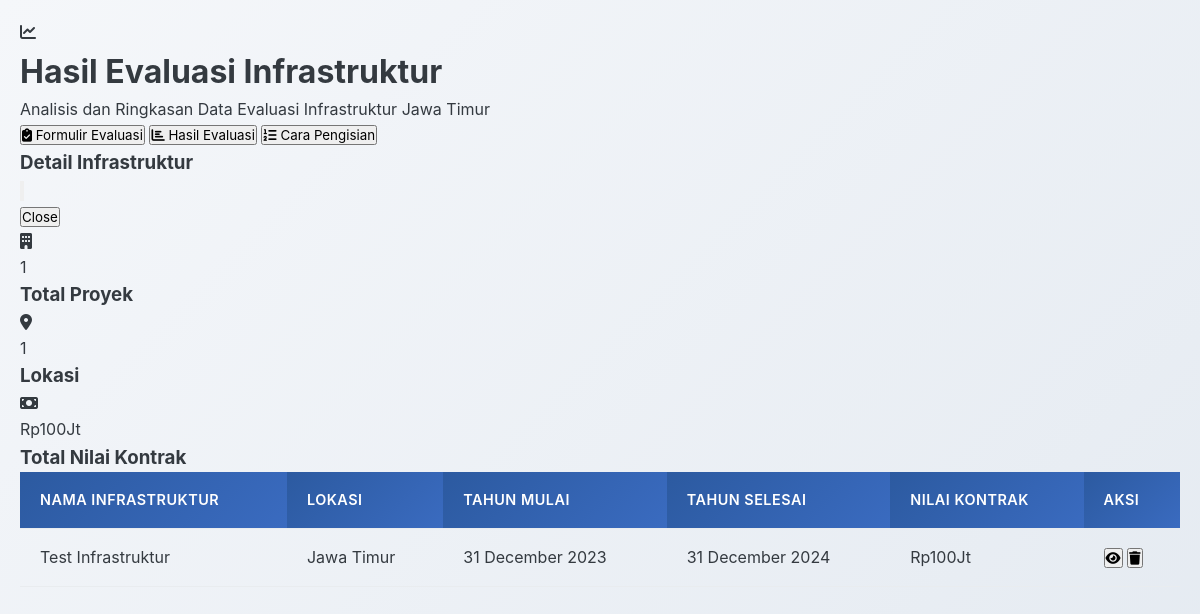
Screenshot of /hasil.php with the database file from the repository.
### tables this page shows
CREATE TABLE IF NOT EXISTS `infrastruktur` (
  `id` int NOT NULL AUTO_INCREMENT,
  `nama_infra` varchar(255) DEFAULT NULL,
  `lokasi_infra` varchar(255) DEFAULT NULL,
  `nilai_kontrak` varchar(255) DEFAULT NULL,
  `tahun_mulai` varchar(255) DEFAULT NULL,
  `tahun_selesai` varchar(255) DEFAULT NULL,
  PRIMARY KEY (`id`)
);

### utils.php (called while the page is built)
<?php
function formatRupiahSingkat($angka)
{
    if ($angka >= 1000000000) {
        $hasil = number_format($angka / 1000000000, 1) . 'M';
    } elseif ($angka >= 1000000) {
        $hasil = number_format($angka / 1000000, 1) . 'Jt';
    } elseif ($angka >= 1000) {
        $hasil = number_format($angka / 1000, 1) . 'Rb';
    } else {
        $hasil = number_format($angka, 0);
    }
    $hasil = str_replace('.0', '', $hasil);
    return $hasil;
}

### hasil.php (the view, shortened to what this page needs)
<?php
require_once 'db.php';
require_once 'utils.php';
$title = 'Hasil Evaluasi Infrastruktur';
$subtitle = 'Analisis dan Ringkasan Data Evaluasi Infrastruktur Jawa Timur';
$active = 'hasil';
$icon = 'chart-line';
$stmt = $conn->prepare('select * from infrastruktur');
$stmt->execute();
$infrastruktur = $stmt->fetchAll(PDO::FETCH_ASSOC);
$stmt = $conn->query('select count(*) as total from infrastruktur');
$infrastrukturCount = $stmt->fetch(PDO::FETCH_ASSOC);
$stmt = $conn->query('select distinct count(lokasi_infra) as total from infrastruktur');
$infrastrukturLokasiCount = $stmt->fetch(PDO::FETCH_ASSOC);
$stmt = $conn->query('select sum(nilai_kontrak) as total from infrastruktur');
$infrastrukturNilaiKontrakCount = $stmt->fetch(PDO::FETCH_ASSOC);
?>
<div id="detail-modal" tabindex="-1" aria-hidden="true" class="hidden overflow-y-auto overflow-x-hidden fixed top-0 right-0 left-0 z-50 justify-center items-center w-full md:inset-0 h-[calc(100%-1rem)] max-h-full">
    <div class="relative p-4 w-full max-w-6xl max-h-full">
        <div class="relative bg-white rounded-lg shadow-sm dark:bg-gray-800">
            <div class="flex items-center justify-between p-4 md:p-5 border-b rounded-t dark:border-gray-600 border-gray-200">
                <h3 class="text-xl font-semibold text-gray-900 dark:text-white">
                    Detail Infrastruktur
                </h3>
                <button type="button" class="text-gray-400 bg-transparent hover:bg-gray-200 hover:text-gray-900 rounded-lg text-sm w-8 h-8 ms-auto inline-flex justify-center items-center dark:hover:bg-gray-600 dark:hover:text-white" data-modal-hide="detail-modal">
                </button>
            </div>
            <div class="flex items-center p-4 md:p-5 border-t border-gray-200 rounded-b dark:border-gray-600">
                <button data-modal-hide="detail-modal" type="button" class="text-white bg-blue-700 hover:bg-blue-800 focus:ring-4 focus:outline-none focus:ring-blue-300 font-medium rounded-lg text-sm px-5 py-2.5 text-center dark:bg-blue-600 dark:hover:bg-blue-700 dark:focus:ring-blue-800">Close</button>
            </div>
        </div>
    </div>
</div>
<div class="space-y-6">
    <div class="grid grid-cols-1 md:grid-cols-3 gap-4">
        <div class="bg-white border-l-4 border-l-blue-500! border border-gray-200 rounded-lg shadow-sm dark:bg-gray-800 dark:border-gray-700 flex flex-col items-center gap-4 p-4">
            <i class="fas fa-building text-blue-500 text-4xl"></i>
            <p class="dark:text-white text-4xl font-bold"><?= $infrastrukturCount['total'] ?></p>
            <h3 class="font-semibold text-gray-900 dark:text-white">
                Total Proyek
            </h3>
        </div>
        <div class="bg-white border-l-4 border-l-blue-500! border border-gray-200 rounded-lg shadow-sm dark:bg-gray-800 dark:border-gray-700 flex flex-col items-center gap-4 p-4">
            <i class="fas fa-map-marker-alt text-blue-500 text-4xl"></i>
            <p class="dark:text-white text-4xl font-bold"><?= $infrastrukturLokasiCount['total'] ?></p>
            <h3 class="font-semibold text-gray-900 dark:text-white">
                Lokasi
            </h3>
        </div>
        <div class="bg-white border-l-4 border-l-blue-500! border border-gray-200 rounded-lg shadow-sm dark:bg-gray-800 dark:border-gray-700 flex flex-col items-center gap-4 p-4">
            <i class="fas fa-money-bill text-blue-500 text-4xl"></i>
            <p class="dark:text-white text-4xl font-bold">Rp<?= formatRupiahSingkat($infrastrukturNilaiKontrakCount['total'] ?? 0, 0, ',', '.') ?></p>
            <h3 class="font-semibold text-gray-900 dark:text-white">
                Total Nilai Kontrak
            </h3>
        </div>
    </div>
    <div class="overflow-auto bg-white border border-gray-200 rounded-lg shadow-sm dark:bg-gray-800 dark:border-gray-700 flex flex-col gap-4">
        <table class="border border-collapse w-full text-sm text-left rtl:text-right dark:text-gray-400">
            <thead class="text-xs [&_th]:uppercase [&_th]:text-white md:[&_th]:border [&_th]:border-blue-900 [&_th]:dark:border-gray-700 bg-blue-700 dark:bg-gray-700 dark:text-gray-200">
                <tr>
                    <th class="px-6 py-3">Nama Infrastruktur</th>
                    <th class="px-6 py-3">Lokasi</th>
                    <th class="px-6 py-3">Tahun Mulai</th>
                    <th class="px-6 py-3">Tahun Selesai</th>
                    <th class="px-6 py-3">Nilai Kontrak</th>
                    <th class="px-6 py-3">Aksi</th>
                </tr>
            </thead>
            <tbody>
                <?php foreach ($infrastruktur as $infrastruktur): ?>
                    <tr class="bg-white border-b dark:bg-gray-800 dark:border-gray-700">
                        <td class="px-6 py-4"><?= $infrastruktur['nama_infra'] ?></td>
                        <td class="px-6 py-4"><?= $infrastruktur['lokasi_infra'] ?></td>
                        <td class="px-6 py-4"><?= date('d F Y', strtotime($infrastruktur['tahun_mulai'])) ?></td>
                        <td class="px-6 py-4"><?= date('d F Y', strtotime($infrastruktur['tahun_selesai'])) ?></td>
                        <td class="px-6 py-4">Rp<?= formatRupiahSingkat($infrastruktur['nilai_kontrak'], 0, ',', '.') ?></td>
                        <td class="px-6 py-4">
                            <div class="flex gap-1">
                                <button class="text-white bg-blue-700 hover:bg-blue-800 focus:ring-4 focus:outline-none focus:ring-blue-300 font-medium rounded-lg text-sm justify-center items-center text-center inline-flex dark:bg-blue-600 dark:hover:bg-blue-700 dark:focus:ring-blue-800 aspect-square w-8 h-8" onclick="showModal(<?= $infrastruktur['id'] ?>)" title="Lihat Detail" data-modal-target="detail-modal" data-modal-toggle="detail-modal">
                                    <i class="fas fa-eye"></i>
                                </button>
                                <button class="focus:outline-none text-white bg-red-700 hover:bg-red-800 focus:ring-4 focus:ring-red-300 font-medium rounded-lg text-sm dark:bg-red-600 dark:hover:bg-red-700 dark:focus:ring-red-900 aspect-square w-8 h-8" onclick="confirmDelete(<?= $infrastruktur['id'] ?>)" title="Hapus Data">
                                    <i class="fas fa-trash"></i>
                                </button>
                            </div>
                        </td>
                    </tr>
                <?php endforeach; ?>
            </tbody>
        </table>
    </div>
</div>
<?php
$content = ob_get_clean();
include 'layout.php';

### layout.php (shortened to what this page needs)
<!DOCTYPE html>
<html lang="en">
<head>
    <link rel="stylesheet" href="https://cdnjs.cloudflare.com/ajax/libs/font-awesome/6.4.0/css/all.min.css">
    <link href="./dist/style.css" rel="stylesheet">
</head>
<body class="bg-gray-100 dark:bg-gray-900">
    <main class="max-w-[1400px] overflow-hidden w-full mx-auto p-5 space-y-4">
        <header>
            <div class="rounded-2xl p-8 bg-gradient-to-r from-blue-700 to-blue-900 flex flex-col md:flex-row  gap-4 items-center">
                <div class="bg-white/30 rounded-full h-20 w-20 flex items-center justify-center">
                    <i class="fas fa-<?= $icon ?> text-4xl text-white"></i>
                </div>
                <div class="flex flex-col gap-4 text-center md:text-start">
                    <h1 class="text-white text-4xl font-bold"><?= $title ?></h1>
                    <p class="description text-white text-lg"><?= $subtitle ?></p>
                </div>
            </div>
        </header>
        <nav>
            <div class="p-2 shadow-lg rounded-lg grid grid-cols-1 md:grid-cols-3 gap-2 bg-white dark:bg-gray-800">
                <button type="button" class="<?= $active == 'index' ? 'flex items-center gap-2 justify-center text-white bg-blue-700 hover:bg-blue-800 focus:ring-4 focus:ring-blue-300 font-medium rounded-lg text-sm px-5 py-2.5 dark:bg-blue-600 dark:hover:bg-blue-700 focus:outline-none dark:focus:ring-blue-800' : 'text-gray-900 bg-white border border-gray-300 focus:outline-none hover:bg-gray-100 focus:ring-4 focus:ring-gray-100 font-medium rounded-lg text-sm px-5 py-2.5 dark:bg-gray-800 dark:text-white dark:border-gray-600 dark:hover:bg-gray-700 dark:hover:border-gray-600 dark:focus:ring-gray-700' ?>" onclick="window.location.href='index.php'">
                    <i class="fas fa-clipboard-check"></i>
                    <span>Formulir Evaluasi</span>
                </button>
                <button type="button" class="<?= $active == 'hasil' ? 'flex items-center gap-2 justify-center text-white bg-blue-700 hover:bg-blue-800 focus:ring-4 focus:ring-blue-300 font-medium rounded-lg text-sm px-5 py-2.5 dark:bg-blue-600 dark:hover:bg-blue-700 focus:outline-none dark:focus:ring-blue-800' : 'text-gray-900 bg-white border border-gray-300 focus:outline-none hover:bg-gray-100 focus:ring-4 focus:ring-gray-100 font-medium rounded-lg text-sm px-5 py-2.5 dark:bg-gray-800 dark:text-white dark:border-gray-600 dark:hover:bg-gray-700 dark:hover:border-gray-600 dark:focus:ring-gray-700' ?>" onclick="window.location.href='hasil.php'">
                    <i class="fas fa-chart-bar"></i>
                    <span>Hasil Evaluasi</span>
                </button>
                <button type="button" class="<?= $active == 'tutorial' ? 'flex items-center gap-2 justify-center text-white bg-blue-700 hover:bg-blue-800 focus:ring-4 focus:ring-blue-300 font-medium rounded-lg text-sm px-5 py-2.5 dark:bg-blue-600 dark:hover:bg-blue-700 focus:outline-none dark:focus:ring-blue-800' : 'text-gray-900 bg-white border border-gray-300 focus:outline-none hover:bg-gray-100 focus:ring-4 focus:ring-gray-100 font-medium rounded-lg text-sm px-5 py-2.5 dark:bg-gray-800 dark:text-white dark:border-gray-600 dark:hover:bg-gray-700 dark:hover:border-gray-600 dark:focus:ring-gray-700' ?>" onclick="window.location.href='tutorial.php'">
                    <i class="fas fa-list-ol"></i>
                    <span>Cara Pengisian</span>
                </button>
            </div>
        </nav>
        <section>
            <?= $content ?>
        </section>
    </main>
</body>
</html>

### style.css (style rules this page uses)
:root { --primary: #2c5aa0; --primary-light: #3a6bc0; --secondary: #1e3a5f; --accent: #00b4d8; --success: #28a745; --warning: #ffc107; --danger: #dc3545; --info: #17a2b8; --light: #f8f9fa; --dark: #212529; --gray-100: #f8f9fa; --gray-200: #e9ecef; --gray-300: #dee2e6; --gray-400: #ced4da; --gray-500: #adb5bd; --gray-600: #6c757d; --gray-700: #495057; --gray-800: #343a40; --gray-900: #212529; --border-radius: 12px; --border-radius-sm: 8px; --border-radius-lg: 16px; --box-shadow: 0 4px 6px -1px rgba(0, 0, 0, 0.1), 0 2px 4px -1px rgba(0, 0, 0, 0.06); --box-shadow-lg: 0 10px 15px -3px rgba(0, 0, 0, 0.1), 0 4px 6px -2px rgba(0, 0, 0, 0.05); --transition: all 0.3s cubic-bezier(0.4, 0, 0.2, 1); }
* { margin: 0; padding: 0; box-sizing: border-box; font-family: 'Inter', 'Segoe UI', Tahoma, Geneva, Verdana, sans-serif; }
body { background: linear-gradient(135deg, #f5f7fa 0%, #e4eaf1 100%); color: var(--gray-800); line-height: 1.6; padding: 20px; min-height: 100vh; font-weight: 400; }
table { width: 100%; border-collapse: collapse; min-width: 1000px; }
th, td { padding: 16px 20px; text-align: left; border-bottom: 1px solid var(--gray-200); }
th { background: linear-gradient(135deg, var(--primary) 0%, var(--primary-light) 100%); color: white; font-weight: 600; font-size: 0.9rem; text-transform: uppercase; letter-spacing: 0.5px; position: sticky; top: 0; }

### rows the page displays
infrastruktur: nama_infra "Test Infrastruktur", lokasi_infra "Jawa Timur", tahun_mulai "31 December 2023", tahun_selesai "31 December 2024", nilai_kontrak "100Jt"

### other values shown
$title "Hasil Evaluasi Infrastruktur"
$subtitle "Analisis dan Ringkasan Data Evaluasi Infrastruktur Jawa Timur"
$infrastrukturCount['total'] "1"
$infrastrukturLokasiCount['total'] "1"
